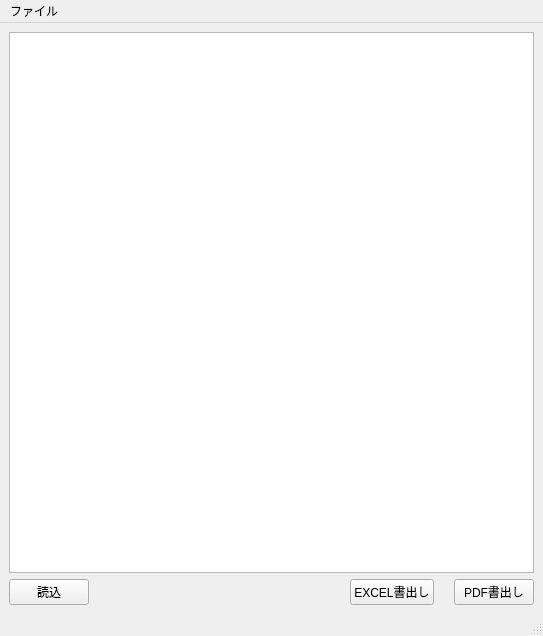
<?xml version="1.0" encoding="UTF-8"?>
<ui version="4.0">
 <class>MainWindow</class>
 <widget class="QMainWindow" name="MainWindow">
  <property name="geometry">
   <rect>
    <x>0</x>
    <y>0</y>
    <width>543</width>
    <height>636</height>
   </rect>
  </property>
  <property name="windowTitle">
   <string>勤怠表作成</string>
  </property>
  <widget class="QWidget" name="centralwidget">
   <layout class="QVBoxLayout" name="verticalLayout">
    <item>
     <widget class="QListWidget" name="listWidget">
      <property name="sizePolicy">
       <sizepolicy hsizetype="Expanding" vsizetype="Expanding">
        <horstretch>1</horstretch>
        <verstretch>0</verstretch>
       </sizepolicy>
      </property>
     </widget>
    </item>
    <item>
     <layout class="QHBoxLayout" name="horizontalLayout">
      <property name="spacing">
       <number>20</number>
      </property>
      <property name="leftMargin">
       <number>0</number>
      </property>
      <item>
       <widget class="QPushButton" name="pushButton">
        <property name="text">
         <string>読込</string>
        </property>
       </widget>
      </item>
      <item>
       <spacer name="horizontalSpacer">
        <property name="orientation">
         <enum>Qt::Horizontal</enum>
        </property>
        <property name="sizeHint" stdset="0">
         <size>
          <width>40</width>
          <height>20</height>
         </size>
        </property>
       </spacer>
      </item>
      <item>
       <widget class="QPushButton" name="pushButton_2">
        <property name="text">
         <string>EXCEL書出し</string>
        </property>
       </widget>
      </item>
      <item>
       <widget class="QPushButton" name="pushButton_3">
        <property name="layoutDirection">
         <enum>Qt::LeftToRight</enum>
        </property>
        <property name="text">
         <string>PDF書出し</string>
        </property>
       </widget>
      </item>
     </layout>
    </item>
   </layout>
  </widget>
  <widget class="QMenuBar" name="menubar">
   <property name="geometry">
    <rect>
     <x>0</x>
     <y>0</y>
     <width>543</width>
     <height>24</height>
    </rect>
   </property>
   <widget class="QMenu" name="menu">
    <property name="title">
     <string>ファイル</string>
    </property>
    <addaction name="action_F"/>
    <addaction name="action_E"/>
    <addaction name="action_P"/>
    <addaction name="separator"/>
    <addaction name="action_B"/>
   </widget>
   <addaction name="menu"/>
  </widget>
  <widget class="QStatusBar" name="statusbar"/>
  <action name="action_F">
   <property name="text">
    <string>読込</string>
   </property>
  </action>
  <action name="action_E">
   <property name="text">
    <string>EXCEL書出し</string>
   </property>
  </action>
  <action name="action_P">
   <property name="text">
    <string>PDF書出し</string>
   </property>
  </action>
  <action name="action_B">
   <property name="text">
    <string>バージョン情報</string>
   </property>
  </action>
 </widget>
 <resources/>
 <connections/>
</ui>
